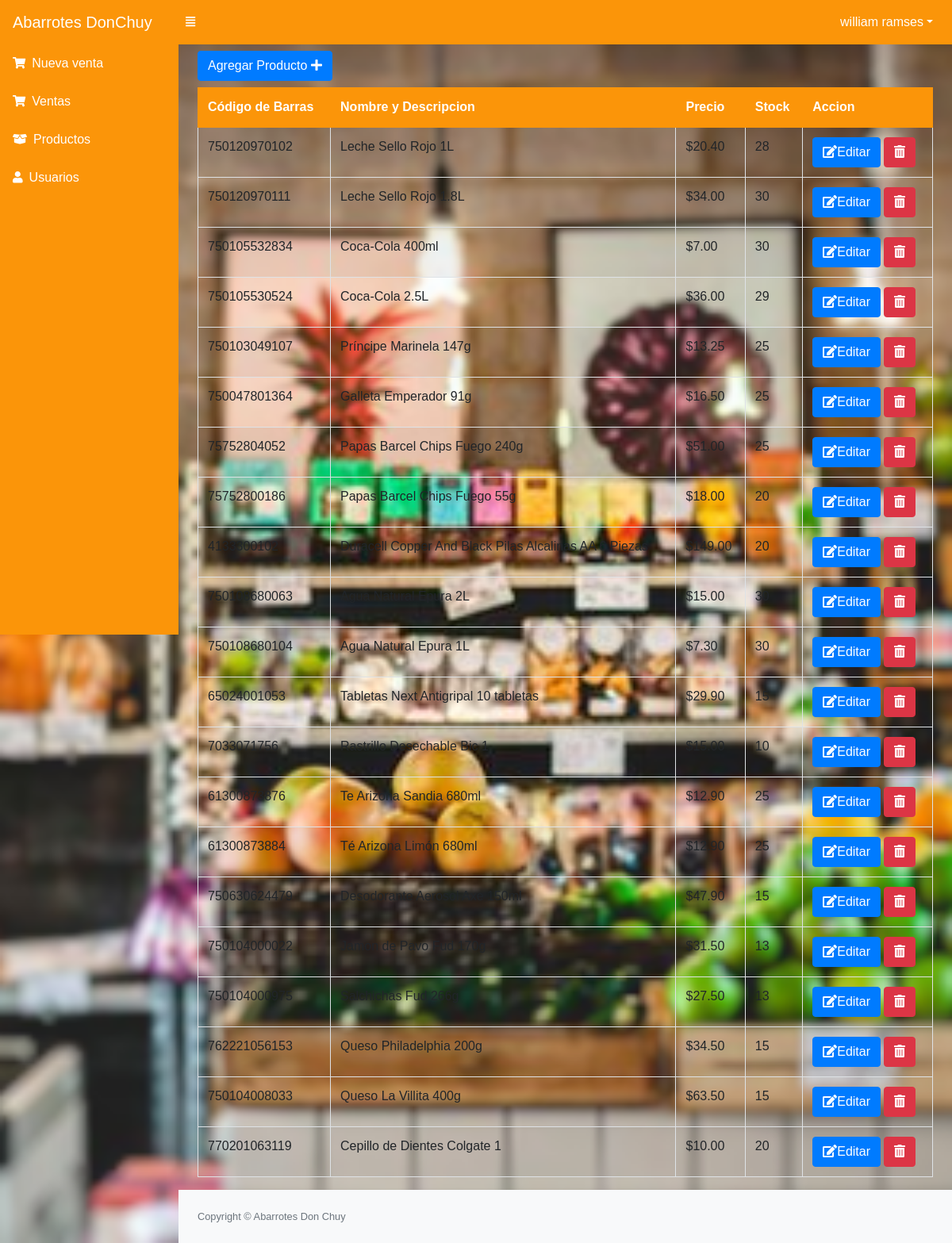
The app's page /src/productos.php (signed in), older data.
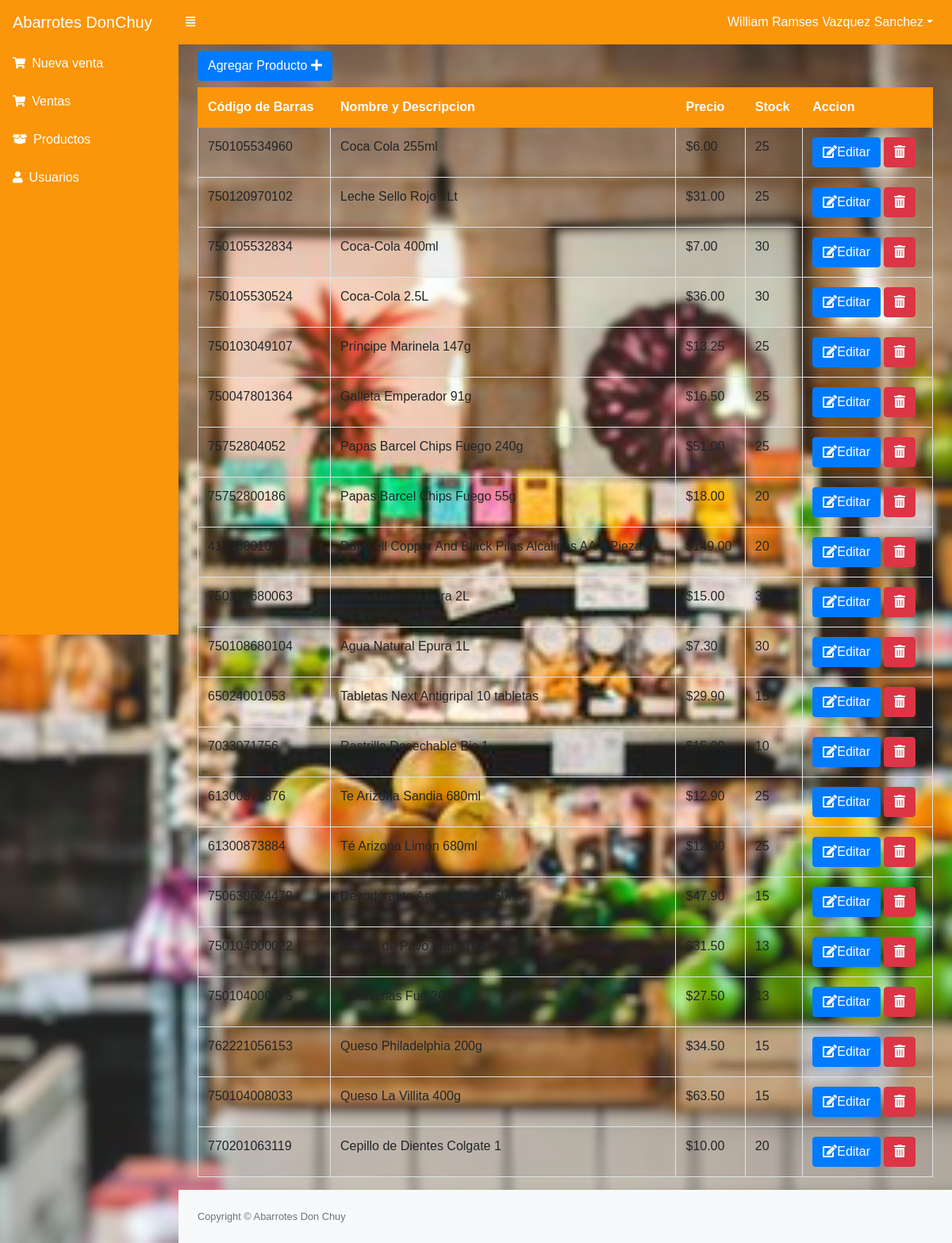
The same page, newer data.
### tables this page shows
CREATE TABLE `producto` (
  `codproducto` int(11) NOT NULL,
  `codigo` varchar(20) NOT NULL,
  `descripcion` varchar(200) NOT NULL,
  `precio` decimal(10,2) NOT NULL,
  `existencia` int(11) NOT NULL,
  `usuario_id` int(11) NOT NULL,
  `estado` int(11) NOT NULL DEFAULT 1
);

### src/productos.php (the view, shortened to what this page needs)
<?php ob_start();
include_once "includes/header.php";
   ?>
<button class="btn btn-primary mb-2" type="button" data-toggle="modal" data-target="#nuevo_producto">Agregar Producto <i class="fas fa-plus"></i></button>
<div class="table-responsive">
    <table class="table table-striped table-bordered" id="tbl">
        <thead class="thead-dark">
            <tr>
                <th>Código de Barras</th>
                <th>Nombre y Descripcion</th>
                <th>Precio</th>
                <th>Stock</th>
                <th>Accion</th>
            </tr>
        </thead>
        <tbody>
            <?php
               include "../conexion.php";
               $query = mysqli_query($conexion, "SELECT * FROM producto");
               $result = mysqli_num_rows($query);
               if ($result > 0) {
                   while ($data = mysqli_fetch_assoc($query)) {
               ?>
                    <tr>
                        <td><?php echo $data['codigo']; ?></td>
                        <td><?php echo $data['descripcion']; ?></td>
                        <td>$<?php echo $data['precio']; ?></td>
                        <td><?php echo $data['existencia']; ?></td>
                        <td>
                            <?php if ($data['estado'] == 1) { ?>
                                <a href="editar_producto.php?id=<?php echo $data['codproducto']; ?>" class="btn btn-primary"><i class="fas fa-edit"></i>Editar</a>
                                <form action="eliminar_producto.php?id=<?php echo $data['codproducto']; ?>" method="post" class="confirmar d-inline">
                                    <button class="btn btn-danger" type="submit"><i class='fas fa-trash-alt'></i> </button>
                                </form>
                            <?php } ?>
                        </td>
                    </tr>
            <?php }
               } ?>
        </tbody>
    </table>
</div>
<?php include_once "includes/footer.php"; ?>

### src/includes/header.php (shortened to what this page needs)
<!DOCTYPE html>
<html lang="en">
<head>
    <link href="../assets/css/estilos.css" rel="stylesheet" />
    <link href="../assets/css/dataTables.bootstrap4.min.css" rel="stylesheet" />
    <link rel="stylesheet" href="../assets/js/jquery-ui/jquery-ui.min.css">
</head>
<body class="sb-nav-fixed">
    <nav class="sb-topnav navbar navbar-expand navbar-dark bg-dark">
        <a class="navbar-brand" href="index.php">Abarrotes DonChuy</a>
        <button class="btn btn-link btn-sm order-1 order-lg-0" id="sidebarToggle" href="#"><i class="fas fa-align-justify"></i></button>
        <ul class="navbar-nav ml-auto">
            <li class="nav-item dropdown">
                <a class="nav-link dropdown-toggle" id="userDropdown" href="#" role="button" data-toggle="dropdown" aria-haspopup="true" aria-expanded="false"><?php echo $_SESSION['nombre']?></a>
            </li>
        </ul>
    </nav>
    <div id="layoutSidenav">
        <div id="layoutSidenav_nav">
            <nav class="sb-sidenav accordion sb-sidenav-dark" id="sidenavAccordion">
                <div class="sb-sidenav-menu">
                    <div class="nav">
                        <a class="nav-link" href="ventas.php">
                            <div class="sb-nav-link-icon"><i class="fas fa-shopping-cart"></i></div>  Nueva venta
                        </a>
                        <a class="nav-link" href="lista_ventas.php">
                            <div class="sb-nav-link-icon"><i class="fas fa-shopping-cart"></i></div> Ventas
                        </a>
                        <a class="nav-link" href="productos.php">
                            <div class="sb-nav-link-icon"><i class="fas fa-box-open"></i></div>Productos
                        </a>
                        <a class="nav-link" href="usuarios.php">
                            <div class="sb-nav-link-icon"><i class="fas fa-user"></i></div> Usuarios
                        </a>
                    </div>
                </div>
            </nav>
        </div>
        <div id="layoutSidenav_content">
            <main>
                <div class="container-fluid mt-2">

Row changes from the older to the newer data that the page shows:
changed producto: codigo "750120970102" → "750105534960"; descripcion "Leche Sello Rojo 1L" → "Coca Cola 255ml"; precio "20.40" → "6.00"; existencia "28" → "25"
changed producto: codigo "750120970111" → "750120970102"; descripcion "Leche Sello Rojo 1.8L" → "Leche Sello Rojo 1Lt"; precio "34.00" → "31.00"; existencia "30" → "25"
changed producto "Coca-Cola 2.5L": existencia "29" → "30"
Text that changed along with them:
$_SESSION['nombre']: "william ramses" → "William Ramses Vazquez Sanchez"
